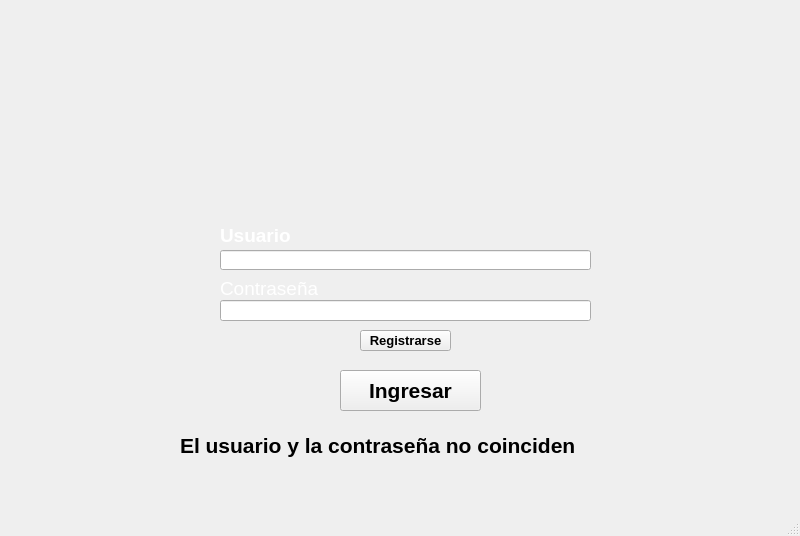
<?xml version="1.0" encoding="UTF-8"?>
<ui version="4.0">
 <class>Window_Inicio</class>
 <widget class="QMainWindow" name="Window_Inicio">
  <property name="geometry">
   <rect>
    <x>0</x>
    <y>0</y>
    <width>800</width>
    <height>536</height>
   </rect>
  </property>
  <property name="windowTitle">
   <string>MainWindow</string>
  </property>
  <widget class="QWidget" name="centralwidget">
   <widget class="QLineEdit" name="Line_Usuario">
    <property name="geometry">
     <rect>
      <x>220</x>
      <y>250</y>
      <width>371</width>
      <height>20</height>
     </rect>
    </property>
    <property name="font">
     <font>
      <pointsize>14</pointsize>
     </font>
    </property>
    <property name="readOnly">
     <bool>false</bool>
    </property>
   </widget>
   <widget class="QLineEdit" name="Line_Contrasena">
    <property name="geometry">
     <rect>
      <x>220</x>
      <y>300</y>
      <width>371</width>
      <height>21</height>
     </rect>
    </property>
    <property name="font">
     <font>
      <pointsize>14</pointsize>
     </font>
    </property>
    <property name="readOnly">
     <bool>false</bool>
    </property>
   </widget>
   <widget class="QPushButton" name="Ingresar">
    <property name="geometry">
     <rect>
      <x>340</x>
      <y>370</y>
      <width>141</width>
      <height>41</height>
     </rect>
    </property>
    <property name="font">
     <font>
      <pointsize>16</pointsize>
      <weight>75</weight>
      <italic>false</italic>
      <bold>true</bold>
      <underline>false</underline>
      <strikeout>false</strikeout>
     </font>
    </property>
    <property name="text">
     <string>Ingresar</string>
    </property>
   </widget>
   <widget class="QLabel" name="Label_Datos_Erroneos">
    <property name="geometry">
     <rect>
      <x>180</x>
      <y>420</y>
      <width>471</width>
      <height>51</height>
     </rect>
    </property>
    <property name="font">
     <font>
      <pointsize>16</pointsize>
      <weight>75</weight>
      <bold>true</bold>
     </font>
    </property>
    <property name="text">
     <string>El usuario y la contraseña no coinciden</string>
    </property>
   </widget>
   <widget class="QPushButton" name="Boton_Cracion_Usuario">
    <property name="geometry">
     <rect>
      <x>360</x>
      <y>330</y>
      <width>91</width>
      <height>21</height>
     </rect>
    </property>
    <property name="font">
     <font>
      <pointsize>10</pointsize>
      <weight>75</weight>
      <bold>true</bold>
     </font>
    </property>
    <property name="text">
     <string>Registrarse</string>
    </property>
   </widget>
   <widget class="QLabel" name="Label_Imagen">
    <property name="geometry">
     <rect>
      <x>180</x>
      <y>40</y>
      <width>831</width>
      <height>501</height>
     </rect>
    </property>
    <property name="autoFillBackground">
     <bool>false</bool>
    </property>
    <property name="text">
     <string/>
    </property>
    <property name="pixmap">
     <pixmap>../../../../../Fondo.png</pixmap>
    </property>
    <property name="scaledContents">
     <bool>true</bool>
    </property>
    <property name="alignment">
     <set>Qt::AlignBottom|Qt::AlignLeading|Qt::AlignLeft</set>
    </property>
   </widget>
   <widget class="QLabel" name="Label_Usuario">
    <property name="geometry">
     <rect>
      <x>220</x>
      <y>220</y>
      <width>81</width>
      <height>31</height>
     </rect>
    </property>
    <property name="font">
     <font>
      <pointsize>14</pointsize>
      <weight>75</weight>
      <bold>true</bold>
     </font>
    </property>
    <property name="styleSheet">
     <string notr="true">color: rgb(255, 255, 255);</string>
    </property>
    <property name="text">
     <string>Usuario</string>
    </property>
   </widget>
   <widget class="QLabel" name="label_2">
    <property name="geometry">
     <rect>
      <x>220</x>
      <y>280</y>
      <width>111</width>
      <height>16</height>
     </rect>
    </property>
    <property name="font">
     <font>
      <pointsize>14</pointsize>
     </font>
    </property>
    <property name="styleSheet">
     <string notr="true">color: rgb(255, 255, 255);</string>
    </property>
    <property name="text">
     <string>Contraseña</string>
    </property>
   </widget>
   <widget class="QLabel" name="label">
    <property name="geometry">
     <rect>
      <x>-20</x>
      <y>-20</y>
      <width>831</width>
      <height>521</height>
     </rect>
    </property>
    <property name="sizePolicy">
     <sizepolicy hsizetype="Maximum" vsizetype="Maximum">
      <horstretch>34</horstretch>
      <verstretch>0</verstretch>
     </sizepolicy>
    </property>
    <property name="sizeIncrement">
     <size>
      <width>0</width>
      <height>0</height>
     </size>
    </property>
    <property name="autoFillBackground">
     <bool>false</bool>
    </property>
    <property name="styleSheet">
     <string notr="true">background-image: url(:/newPrefix/Fondo.png);</string>
    </property>
    <property name="text">
     <string/>
    </property>
    <property name="pixmap">
     <pixmap resource="Python_proyecto/Python proyecto/test.qrc">:/newPrefix/Fondo.png</pixmap>
    </property>
    <property name="scaledContents">
     <bool>true</bool>
    </property>
   </widget>
   <zorder>label</zorder>
   <zorder>Label_Imagen</zorder>
   <zorder>Line_Usuario</zorder>
   <zorder>Line_Contrasena</zorder>
   <zorder>Ingresar</zorder>
   <zorder>Label_Datos_Erroneos</zorder>
   <zorder>Boton_Cracion_Usuario</zorder>
   <zorder>Label_Usuario</zorder>
   <zorder>label_2</zorder>
  </widget>
  <widget class="QMenuBar" name="menubar">
   <property name="geometry">
    <rect>
     <x>0</x>
     <y>0</y>
     <width>800</width>
     <height>22</height>
    </rect>
   </property>
  </widget>
  <widget class="QStatusBar" name="statusbar"/>
 </widget>
 <resources>
  <include location="Python_proyecto/Python proyecto/test.qrc"/>
 </resources>
 <connections/>
</ui>
